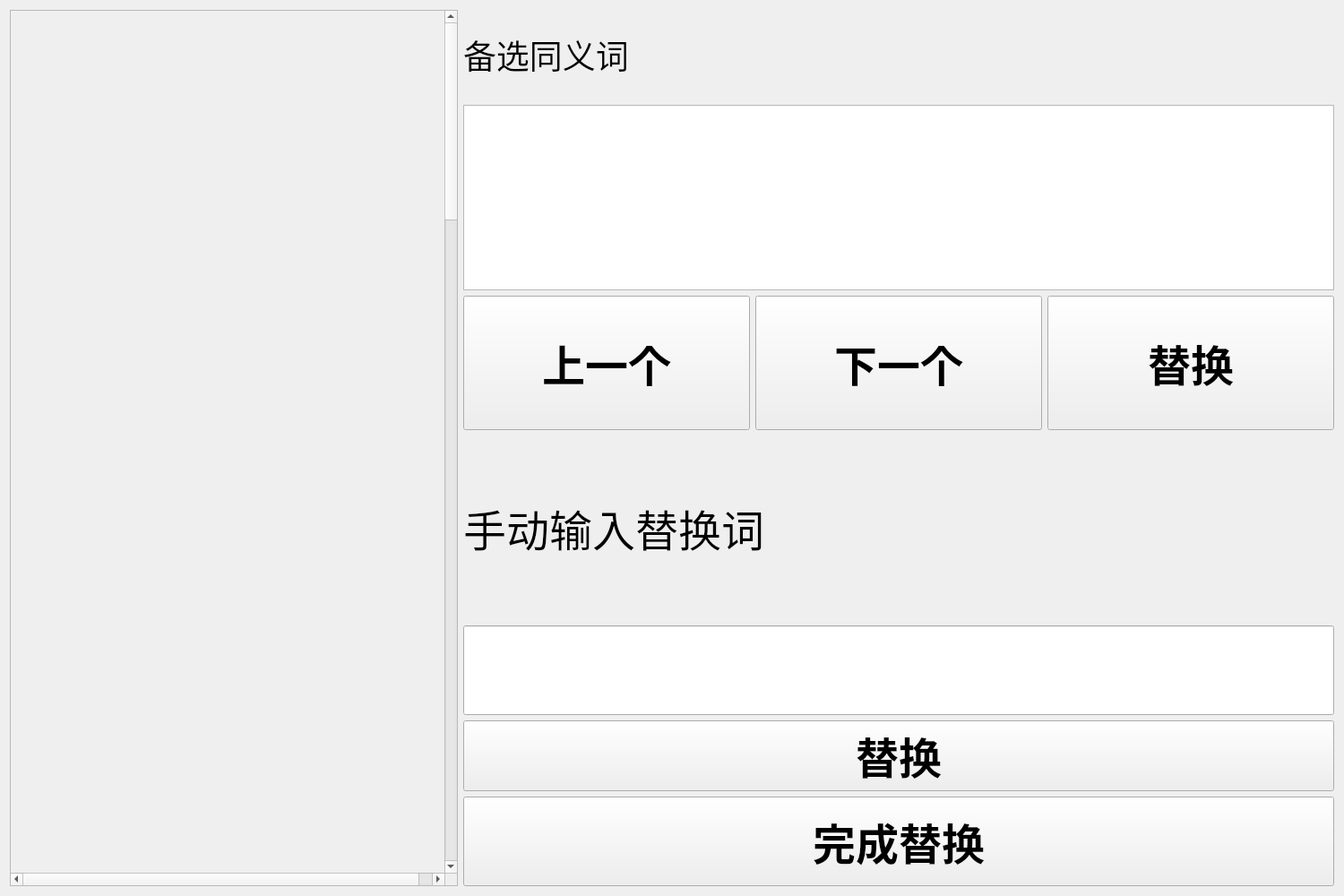
<?xml version="1.0" encoding="UTF-8"?>
<ui version="4.0">
 <class>Form</class>
 <widget class="QWidget" name="Form">
  <property name="geometry">
   <rect>
    <x>0</x>
    <y>0</y>
    <width>1500</width>
    <height>1000</height>
   </rect>
  </property>
  <property name="sizePolicy">
   <sizepolicy hsizetype="Expanding" vsizetype="Expanding">
    <horstretch>0</horstretch>
    <verstretch>0</verstretch>
   </sizepolicy>
  </property>
  <property name="minimumSize">
   <size>
    <width>1500</width>
    <height>1000</height>
   </size>
  </property>
  <property name="windowTitle">
   <string>Writer</string>
  </property>
  <property name="windowIcon">
   <iconset>
    <normaloff>pic.jpg</normaloff>pic.jpg</iconset>
  </property>
  <layout class="QHBoxLayout" name="horizontalLayout">
   <item>
    <widget class="QScrollArea" name="scrollArea">
     <property name="maximumSize">
      <size>
       <width>500</width>
       <height>16777215</height>
      </size>
     </property>
     <property name="widgetResizable">
      <bool>true</bool>
     </property>
     <widget class="QWidget" name="scrollAreaWidgetContents">
      <property name="geometry">
       <rect>
        <x>0</x>
        <y>0</y>
        <width>500</width>
        <height>10000</height>
       </rect>
      </property>
      <property name="sizePolicy">
       <sizepolicy hsizetype="Minimum" vsizetype="Minimum">
        <horstretch>0</horstretch>
        <verstretch>0</verstretch>
       </sizepolicy>
      </property>
      <property name="minimumSize">
       <size>
        <width>500</width>
        <height>10000</height>
       </size>
      </property>
      <widget class="QWidget" name="widget" native="true">
       <property name="geometry">
        <rect>
         <x>-1</x>
         <y>-1</y>
         <width>481</width>
         <height>10000</height>
        </rect>
       </property>
       <property name="minimumSize">
        <size>
         <width>0</width>
         <height>10000</height>
        </size>
       </property>
      </widget>
     </widget>
    </widget>
   </item>
   <item>
    <layout class="QVBoxLayout" name="verticalLayout">
     <item>
      <widget class="QLabel" name="label">
       <property name="maximumSize">
        <size>
         <width>16777215</width>
         <height>100</height>
        </size>
       </property>
       <property name="font">
        <font>
         <family>方正正黑简体</family>
         <pointsize>28</pointsize>
        </font>
       </property>
       <property name="text">
        <string>备选同义词</string>
       </property>
      </widget>
     </item>
     <item>
      <widget class="QTextBrowser" name="textBrowser">
       <property name="sizePolicy">
        <sizepolicy hsizetype="Preferred" vsizetype="Preferred">
         <horstretch>0</horstretch>
         <verstretch>0</verstretch>
        </sizepolicy>
       </property>
       <property name="font">
        <font>
         <family>方正正黑简体</family>
         <pointsize>48</pointsize>
        </font>
       </property>
      </widget>
     </item>
     <item>
      <layout class="QHBoxLayout" name="horizontalLayout_3">
       <item>
        <widget class="QPushButton" name="pushButton_5">
         <property name="sizePolicy">
          <sizepolicy hsizetype="Minimum" vsizetype="Fixed">
           <horstretch>0</horstretch>
           <verstretch>0</verstretch>
          </sizepolicy>
         </property>
         <property name="minimumSize">
          <size>
           <width>0</width>
           <height>150</height>
          </size>
         </property>
         <property name="font">
          <font>
           <family>可口可乐在乎体 楷体</family>
           <pointsize>36</pointsize>
           <weight>75</weight>
           <bold>true</bold>
          </font>
         </property>
         <property name="text">
          <string>上一个</string>
         </property>
        </widget>
       </item>
       <item>
        <widget class="QPushButton" name="pushButton_6">
         <property name="minimumSize">
          <size>
           <width>0</width>
           <height>150</height>
          </size>
         </property>
         <property name="font">
          <font>
           <family>可口可乐在乎体 楷体</family>
           <pointsize>36</pointsize>
           <weight>75</weight>
           <bold>true</bold>
          </font>
         </property>
         <property name="text">
          <string>下一个</string>
         </property>
        </widget>
       </item>
       <item>
        <widget class="QPushButton" name="pushButton_7">
         <property name="minimumSize">
          <size>
           <width>0</width>
           <height>150</height>
          </size>
         </property>
         <property name="font">
          <font>
           <family>可口可乐在乎体 楷体</family>
           <pointsize>36</pointsize>
           <weight>75</weight>
           <bold>true</bold>
          </font>
         </property>
         <property name="text">
          <string>替换</string>
         </property>
        </widget>
       </item>
      </layout>
     </item>
     <item>
      <widget class="QLabel" name="label_2">
       <property name="sizePolicy">
        <sizepolicy hsizetype="Minimum" vsizetype="Minimum">
         <horstretch>0</horstretch>
         <verstretch>0</verstretch>
        </sizepolicy>
       </property>
       <property name="minimumSize">
        <size>
         <width>0</width>
         <height>100</height>
        </size>
       </property>
       <property name="font">
        <font>
         <family>方正正黑简体</family>
         <pointsize>36</pointsize>
        </font>
       </property>
       <property name="text">
        <string>手动输入替换词</string>
       </property>
      </widget>
     </item>
     <item>
      <widget class="QLineEdit" name="lineEdit">
       <property name="sizePolicy">
        <sizepolicy hsizetype="Preferred" vsizetype="Fixed">
         <horstretch>0</horstretch>
         <verstretch>0</verstretch>
        </sizepolicy>
       </property>
       <property name="minimumSize">
        <size>
         <width>0</width>
         <height>100</height>
        </size>
       </property>
       <property name="font">
        <font>
         <family>可口可乐在乎体 楷体</family>
         <pointsize>24</pointsize>
         <weight>75</weight>
         <bold>true</bold>
        </font>
       </property>
      </widget>
     </item>
     <item>
      <widget class="QPushButton" name="pushButton">
       <property name="minimumSize">
        <size>
         <width>0</width>
         <height>50</height>
        </size>
       </property>
       <property name="font">
        <font>
         <family>可口可乐在乎体 楷体</family>
         <pointsize>36</pointsize>
         <weight>75</weight>
         <bold>true</bold>
        </font>
       </property>
       <property name="text">
        <string>替换</string>
       </property>
      </widget>
     </item>
     <item>
      <layout class="QHBoxLayout" name="horizontalLayout_2">
       <item>
        <widget class="QPushButton" name="pushButton_4">
         <property name="minimumSize">
          <size>
           <width>0</width>
           <height>100</height>
          </size>
         </property>
         <property name="font">
          <font>
           <family>可口可乐在乎体 楷体</family>
           <pointsize>36</pointsize>
           <weight>75</weight>
           <bold>true</bold>
          </font>
         </property>
         <property name="text">
          <string>完成替换</string>
         </property>
        </widget>
       </item>
      </layout>
     </item>
    </layout>
   </item>
  </layout>
 </widget>
 <resources/>
 <connections/>
</ui>
